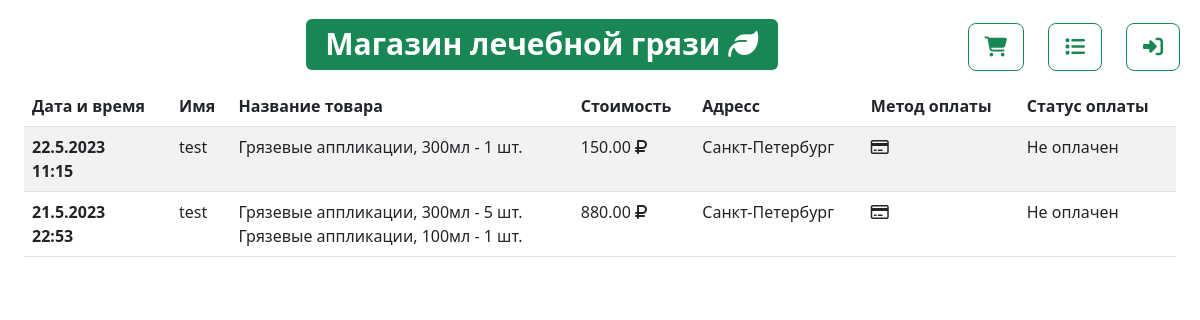
The page /show_orders (signed in) on the database as committed earlier.
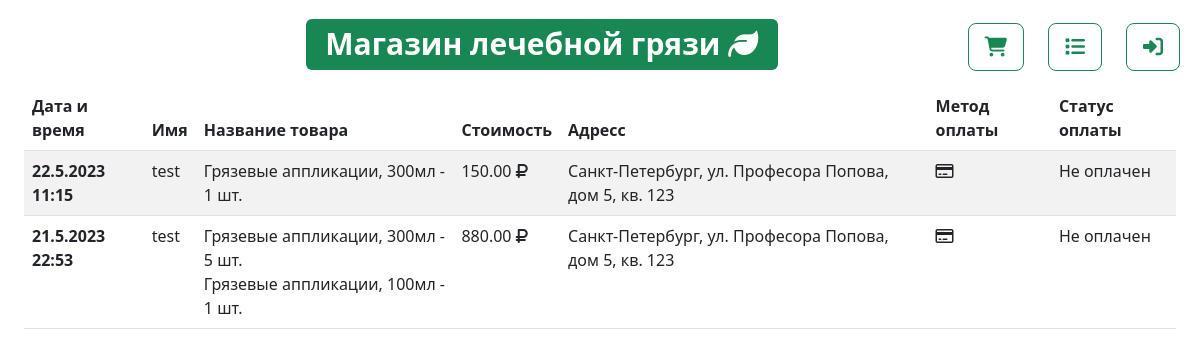
The same page on the database as committed later.
### shop/models.py (models this page shows)
class Order(models.Model):
    user_id = models.ForeignKey(User, on_delete=models.CASCADE)
    order_date = models.DateTimeField(auto_now_add=True)
    address = models.TextField(null=False)
    payment_method = models.CharField(max_length=1, choices=[(0, "Наличный расчет"), (1, "Безналичный расчет")], default=1)
    payment_status = models.CharField(max_length=1, choices=[(0, "Неоплачен"), (1, "Оплачен")], default=0)

### shop/views.py (the view)
# urls.py: path('show_orders', views.show_orders, name='show_orders'),
def show_orders(request):
    if request.user.is_authenticated:
        if request.user.is_staff:
            orders = Order.objects.values('user_id__username', 'order_date', 'id', 'address', 'payment_method',
                                      'payment_status').order_by('-order_date')
        else:
            orders = Order.objects.filter(user_id=request.user.id).values('user_id__username', 'order_date', 'id', 'address', 'payment_method',
                                          'payment_status').order_by('-order_date')
        total = 0
        for order in orders:
            order_details = OrderDetails.objects.filter(order_id=order['id']).values('product_id__name',
                                                                                     'selling_price', 'quantify')
            order['order_detail'] = order_details
            for order_detail in order_details:
                total += (order_detail['selling_price'] * order_detail['quantify'])
            order['total'] = total
            total = 0
        context = {
            'orders': orders,
        }
        return render(request, 'shop/orders.html', context)
    else:
        return redirect('login')

### shop/templates/shop/orders.html (shortened to what this page needs)
{% extends 'shop/layout.html' %}
{% block content %}
<div class="container-fluid">
  <table class="table table-striped">
    <thead>
      <tr>
        <th scope="col">Дата и время</th>
        <th scope="col">Имя</th>
        <th scope="col">Название товара</th>
        <th scope="col">Стоимость</th>
        <th scope="col">Адресс</th>
        <th scope="col">Метод оплаты</th>
        <th scope="col">Статус оплаты</th>
      </tr>
    </thead>
    <tbody>
        {% for order in orders %}
            <tr>
                <th scope="row">{{ order.order_date.day }}.{{ order.order_date.month }}.{{ order.order_date.year }}<br> {{ order.order_date.hour }}:{{ order.order_date.minute }}</th>
                <td>{{ order.user_id__username }}</td>
                <td>
                    {% for orderd in order.order_detail %}
                        {{ orderd.product_id__name }} - {{ orderd.quantify }} шт.<br>
                    {% endfor %}
                </td>
                <td>{{ order.total }} <i class="fa-solid fa-ruble-sign"></i></td>
                <td>{{ order.address }}</td>
                <td>
                    {% if order.payment_method == '0' %}
                      <i class="fa-solid fa-money-bill-wave"></i>
                    {% else %}
                      <i class="fa-regular fa-credit-card"></i>
                    {% endif %}
                </td>
                <td>
                  {% if order.payment_status == '0' %}
                    Не оплачен
                  {% else %}
                    Оплачен
                  {% endif %}
                </td>
            </tr>
        {% endfor %}
    </tbody>
  </table>
  </div>
{% endblock %}

Rows that differ between the two databases and show on the page:
changed Order (number 1 of 2 on the later page): address "Санкт-Петербург" → "Санкт-Петербург, ул. Професора Попова, дом 5, кв. 123"
changed Order (number 2 of 2 on the later page): address "Санкт-Петербург" → "Санкт-Петербург, ул. Професора Попова, дом 5, кв. 123"
